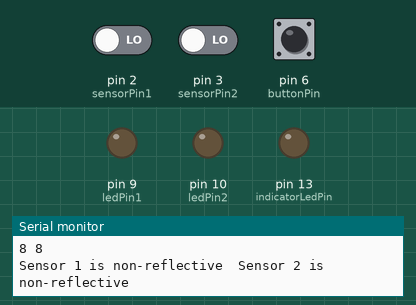
This sketch was run on a simulated Arduino Uno, built with avr-gcc and run on an emulated ATmega328P. Parts: output pins drawn as LEDs (lit = HIGH), the last lines printed to the serial monitor. Dashed ring = blinking. The test bench sets the inputs (shaded band); at power-on: pin 2 (sensorPin1) LOW, pin 6 (buttonPin) LOW, pin 3 (sensorPin2) LOW.

Above: at 1.2 s.
1.3 s: pin 2 (sensorPin1) driven HIGH
At 2.0 s:
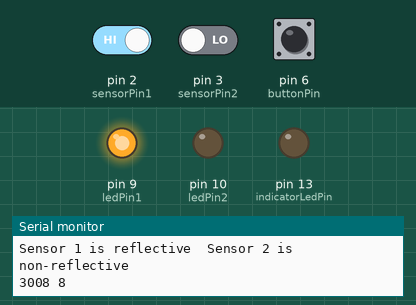
2.8 s: pin 6 (buttonPin) pulled HIGH for 0.15 s
At 3.03 s:
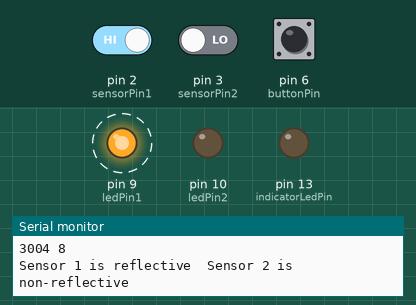
4.8 s: pin 3 (sensorPin2) driven HIGH
At 5.7 s:
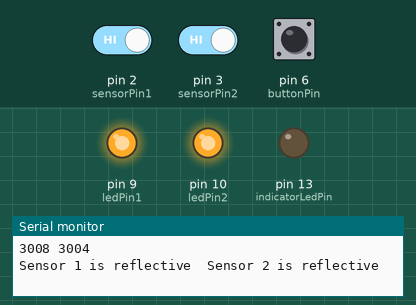
7.8 s: pin 6 (buttonPin) pulled HIGH for 1 s
At 8.6 s:
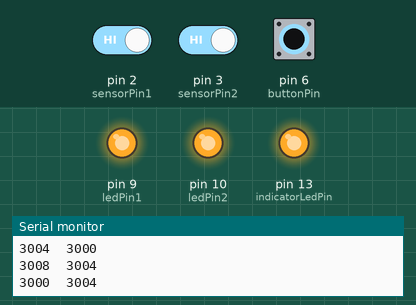
11.0 s: pin 2 (sensorPin1) driven LOW
14.0 s: pin 6 (buttonPin) pulled HIGH for 3.2 s
At 14.4 s:
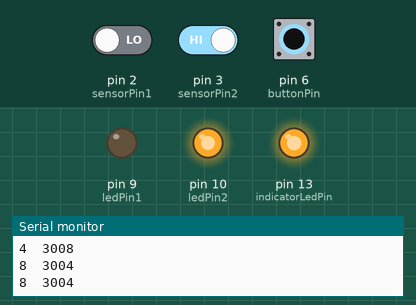
Timing chart, 0 to 19.7 s (numbered marks = the images above; inputs shaded):
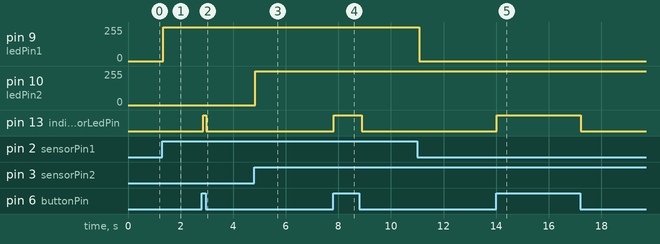

The sketch:

Lab_2_Sensors.ino
```cpp
/* This program calibrates and displays readings form 2 QRE_1113 sensors, and, it dims 2 LED's corrosponding to the readings on the sensors
Authors: Chris Hogan, Aaron Rito */

const int sensorPin1 = 2;
const int sensorPin2 = 3;
const int ledPin1 = 9;
const int ledPin2 = 10;
const int indicatorLedPin = 13;
const int buttonPin = 6;

// Sensor value variables...
int sensorMin1 = 60;
int sensorMax1 = 3000;
int sensorValue1 = 0;
int sensorMin2 = 60;
int sensorMax2 = 3000;
int sensorValue2 = 0;

void setup() {

  pinMode(indicatorLedPin, OUTPUT);
  pinMode (ledPin1, OUTPUT);
  pinMode (ledPin2, OUTPUT);
  pinMode (buttonPin, INPUT);
  pinMode (sensorPin1, INPUT);
  pinMode (sensorPin2, INPUT);
  Serial.begin(9600);
}

void loop() {
// while the button is pressed, take calibration readings:
  while (digitalRead(buttonPin) == HIGH) {
   calibrate();
  }
// signal the end of the calibration period
  digitalWrite(indicatorLedPin, LOW);

// read the sensor:
  int QRE_Value1 = readQD1();
  int QRE_Value2 = readQD2();

// apply the calibration to the sensor reading
  sensorValue1 = map(QRE_Value1, sensorMin1, sensorMax1, 0, 255);
  sensorValue2 = map(QRE_Value2, sensorMin2, sensorMax2, 0, 255);
  Serial.print(QRE_Value1);
  Serial.print(" ");
  Serial.println(QRE_Value2);
// read the sensor:
  int sensorReading1 = readQD1();
  int sensorReading2 = readQD2();
// map the sensor range to a range of two options:
  int range1 = map(sensorReading1, sensorMin1, sensorMax1, 0, 1);
  int range2 = map(sensorReading2, sensorMin2, sensorMax2, 0, 1);

// do something different depending on the range1 value:
  switch (range1) {
  case 0:    // black tape
    Serial.print("Sensor 1 is non-reflective");
    break;
  case 1:    // white paper
    Serial.print("Sensor 1 is reflective");
    break;
  }
  delay(1);
  Serial.print("  ");

//and again with range2
  switch (range2) {
  case 0:    // black tape
    Serial.println("Sensor 2 is non-reflective");
    break;
  case 1:    // white paper
    Serial.println("Sensor 2 is reflective");
    break;
    }
  delay(1);

// in case the sensor value is outside the range seen during calibration
  sensorValue1 = constrain(sensorValue1, 0, 255);
  sensorValue2 = constrain(sensorValue2, 0, 255);

// fade the LED using the calibrated value:
  analogWrite(ledPin1, sensorValue1);
  analogWrite(ledPin2, sensorValue2);
  //set the speed of readings
  delay(100);
}

void calibrate() {
  // turn on the indicator LED to indicate that calibration is happening:
  digitalWrite(indicatorLedPin, HIGH);
  // read the sensors:
  int sensorValue1 = readQD1();
  int sensorValue2 = readQD2();
  Serial.print(sensorValue1);
  Serial.print("  ");
  Serial.println(sensorValue2);
  delay(100);

  // record the maximum and minimum sensor values
  if (sensorValue1 > sensorMax1) {
    sensorMax1 = sensorValue1;
  }
  if (sensorValue1 < sensorMin1) {
    sensorMin1 = sensorValue1;
  }
  if (sensorValue2 > sensorMax2) {
    sensorMax2 = sensorValue2;
  }
  if (sensorValue2 < sensorMin2) {
    sensorMin2 = sensorValue2;
  }
}

int readQD1(){
  //Returns value from the sensorPin1, lower numbers mean more refleacive, more than 3000 means nothing was reflected.
  pinMode( sensorPin1, OUTPUT );
  digitalWrite( sensorPin1, HIGH );
  delayMicroseconds(10);
  pinMode( sensorPin1, INPUT );

  long time = micros();

//what does this do??
  while (digitalRead(sensorPin1) == HIGH && micros() - time < 3000);
  int diff = micros() - time;

  return diff;
}

int readQD2(){
  //Returns value from the sensorPin2
  pinMode( sensorPin2, OUTPUT );
  digitalWrite( sensorPin2, HIGH );
  delayMicroseconds(10);
  pinMode( sensorPin2, INPUT );

  long time = micros();

  //what is happening here???
  while (digitalRead(sensorPin2) == HIGH && micros() - time < 3000);
  int diff = micros() - time;

  return diff;
}
```

Measured:
- after the input at 1.3 s, pin 9 (ledPin1): 0/255 → 255/255 after 0.05 s
- after the input at 2.8 s, pin 9 (ledPin1): alternates 255/255 for 0.11 s and 254/255 for 0.11 s, 4 changes in all, then stays 255/255, starting after 0.18 s; pin 13 (indicatorLedPin): LOW → HIGH after 0.07 s, → LOW 0.10 s later
- after the input at 4.8 s, pin 9 (ledPin1): 255/255 → 254/255 after 0.15 s, → 255/255 0.12 s later, → 254/255 0.12 s later, → 255/255 0.12 s later, … (10 changes in this stretch); pin 10 (ledPin2): 0/255 → 255/255 at once
- after the input at 7.8 s, pin 10 (ledPin2): 255/255 → 254/255 after 1.1 s, → 255/255 1.3 s later, → 254/255 0.12 s later; pin 13 (indicatorLedPin): LOW → HIGH at once, → LOW 1.1 s later
- after the input at 14.0 s, pin 13 (indicatorLedPin): LOW → HIGH at once, → LOW 3.2 s later
